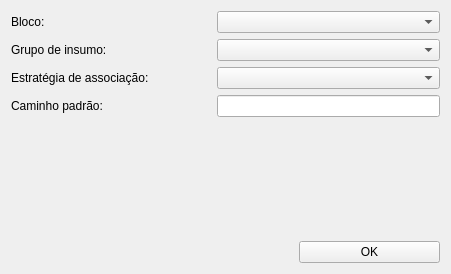
<?xml version="1.0" encoding="UTF-8"?>
<ui version="4.0">
 <class>Form</class>
 <widget class="QWidget" name="Form">
  <property name="geometry">
   <rect>
    <x>0</x>
    <y>0</y>
    <width>451</width>
    <height>274</height>
   </rect>
  </property>
  <property name="windowTitle">
   <string>Form</string>
  </property>
  <layout class="QGridLayout" name="gridLayout">
   <item row="0" column="0" colspan="3">
    <layout class="QHBoxLayout" name="horizontalLayout_5">
     <item>
      <widget class="QLabel" name="label_5">
       <property name="sizePolicy">
        <sizepolicy hsizetype="Fixed" vsizetype="Preferred">
         <horstretch>0</horstretch>
         <verstretch>0</verstretch>
        </sizepolicy>
       </property>
       <property name="minimumSize">
        <size>
         <width>200</width>
         <height>0</height>
        </size>
       </property>
       <property name="maximumSize">
        <size>
         <width>200</width>
         <height>16777215</height>
        </size>
       </property>
       <property name="text">
        <string>Bloco:</string>
       </property>
      </widget>
     </item>
     <item>
      <widget class="QComboBox" name="blocksCb"/>
     </item>
    </layout>
   </item>
   <item row="2" column="0" colspan="3">
    <layout class="QHBoxLayout" name="horizontalLayout_2">
     <item>
      <widget class="QLabel" name="label_3">
       <property name="sizePolicy">
        <sizepolicy hsizetype="Fixed" vsizetype="Preferred">
         <horstretch>0</horstretch>
         <verstretch>0</verstretch>
        </sizepolicy>
       </property>
       <property name="minimumSize">
        <size>
         <width>200</width>
         <height>0</height>
        </size>
       </property>
       <property name="maximumSize">
        <size>
         <width>200</width>
         <height>16777215</height>
        </size>
       </property>
       <property name="text">
        <string>Estratégia de associação:</string>
       </property>
      </widget>
     </item>
     <item>
      <widget class="QComboBox" name="associationStrategyCb"/>
     </item>
    </layout>
   </item>
   <item row="1" column="0" colspan="3">
    <layout class="QHBoxLayout" name="horizontalLayout_3">
     <item>
      <widget class="QLabel" name="label_2">
       <property name="sizePolicy">
        <sizepolicy hsizetype="Fixed" vsizetype="Preferred">
         <horstretch>0</horstretch>
         <verstretch>0</verstretch>
        </sizepolicy>
       </property>
       <property name="minimumSize">
        <size>
         <width>200</width>
         <height>0</height>
        </size>
       </property>
       <property name="maximumSize">
        <size>
         <width>200</width>
         <height>16777215</height>
        </size>
       </property>
       <property name="text">
        <string>Grupo de insumo:</string>
       </property>
      </widget>
     </item>
     <item>
      <widget class="QComboBox" name="inputGroupsCb"/>
     </item>
    </layout>
   </item>
   <item row="5" column="2">
    <widget class="QPushButton" name="okBtn">
     <property name="text">
      <string>OK</string>
     </property>
    </widget>
   </item>
   <item row="3" column="0" colspan="3">
    <layout class="QHBoxLayout" name="horizontalLayout_4">
     <item>
      <widget class="QLabel" name="label_4">
       <property name="sizePolicy">
        <sizepolicy hsizetype="Fixed" vsizetype="Preferred">
         <horstretch>0</horstretch>
         <verstretch>0</verstretch>
        </sizepolicy>
       </property>
       <property name="minimumSize">
        <size>
         <width>200</width>
         <height>0</height>
        </size>
       </property>
       <property name="maximumSize">
        <size>
         <width>200</width>
         <height>16777215</height>
        </size>
       </property>
       <property name="text">
        <string>Caminho padrão:</string>
       </property>
      </widget>
     </item>
     <item>
      <widget class="QLineEdit" name="defaultPathLe"/>
     </item>
    </layout>
   </item>
   <item row="5" column="0" colspan="2">
    <spacer name="horizontalSpacer">
     <property name="orientation">
      <enum>Qt::Horizontal</enum>
     </property>
     <property name="sizeHint" stdset="0">
      <size>
       <width>219</width>
       <height>20</height>
      </size>
     </property>
    </spacer>
   </item>
   <item row="4" column="0" colspan="3">
    <widget class="SubphasesSelector" name="subphasesSelector" native="true"/>
   </item>
  </layout>
 </widget>
 <customwidgets>
  <customwidget>
   <class>SubphasesSelector</class>
   <extends>QWidget</extends>
   <header>Ferramentas_Gerencia.widgets.subphasesSelector.h</header>
   <container>1</container>
  </customwidget>
 </customwidgets>
 <resources/>
 <connections/>
</ui>
